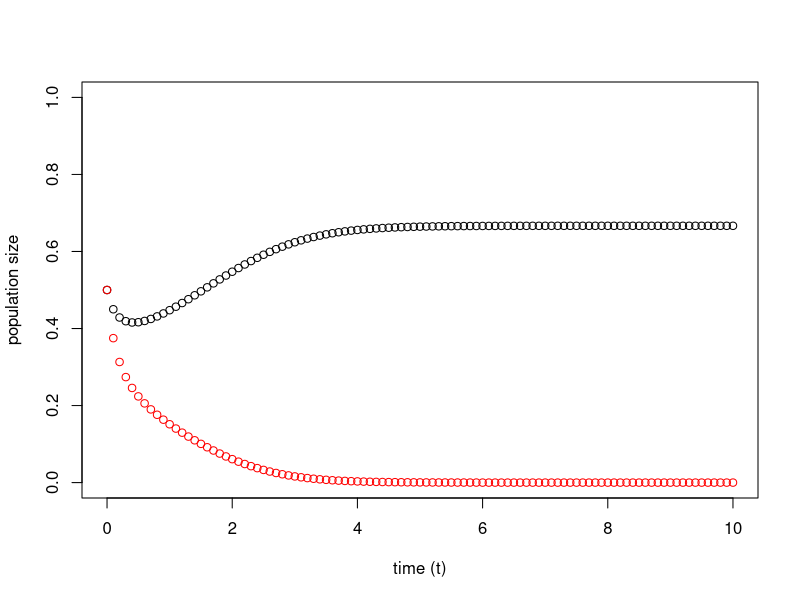
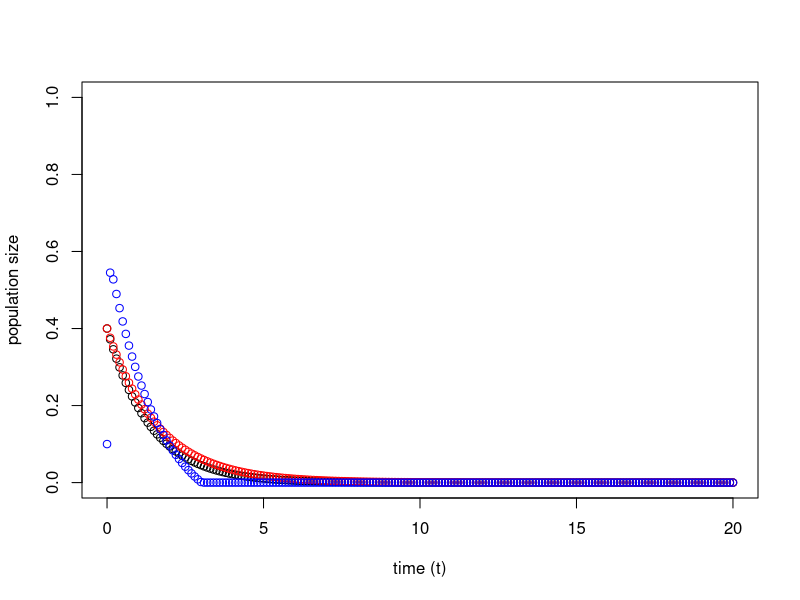

Write the R code that produced these figures, in order. (Note: this script raises an error after producing the figures.)
###2-species model###


rm(list = ls()) # clears the workspace
dev.off() # clears plots
cat("\014") # clears the console


# Define parameters (I'm taking these from the text, just under equation 2)
a1=3 #intrinsic birth rate of type 1
b1=1 #natural death rate of type 1
a2=4 #intrinsic birth rate of type 2
b2=1 #natural death rate of type 2
c=3 #the rate at which type 1 poisons type 2

dt=0.1 # step size
T=10 # time horizon of the simulation
MaxTime=T/dt # total number of time steps


# You can look at Figure 1 for initial conditions between 0 and 1
# Depending on where you start, you can follow the arrows in the figure to see which equilibrium (the points in the figure) you will end at.
# We haven't really talked about it, but unless you start at the coexistence equilibrium, you should see one species eventually die out.

# initial conditions
u1=0.5
u2=0.5


# Create two matrixes (I do not know how to do that)
# We can create just one matrix to hold the data.

#u1<-matrix(data = NA,nrow = 1, ncol = 1, byrow = FALSE, dimnames = NULL)
#u2<-matrix(data = NA,nrow = 1, ncol = 1, byrow = FALSE, dimnames = NULL)
U<-matrix(0,nrow=MaxTime+1,ncol=3)


#set up the system and storage the value of u1 and u2???
#a1*u1*(1-u1-u2)-b1*u1=0
#a2*u2*(1-u1-u2)-b2*u2-c*u1*u2=0


# Set up the initial conditions for the simulation
U[1,1]<-0 # set initial time step
U[1,2]<-u1 # sets u1
U[1,3]<-u2 # sets u2


# The main iteration
for (t in 1:MaxTime+1){
  U[t,1] <- U[t-1,1] + dt # time value
  
  U[t,2] <- U[t-1,2] + dt*( a1*U[t-1,2]*(1-U[t-1,2]-U[t-1,3]) - b1*U[t-1,2] ) # u1
  U[t,3] <- U[t-1,3] + dt*( a2*U[t-1,3]*(1-U[t-1,2]-U[t-1,3]) - b2*U[t-1,3] - c*U[t-1,2]*U[t-1,3] ) # u2
  
  # extinction thresholds
  if(U[t,2]<0.0001){U[t,2]=0}
  if(U[t,3]<0.0001){U[t,3]=0}
}
plot(U[,1],U[,2],col="black",xlab="time (t)",ylab="population size",ylim=c(0,1))
points(U[,1],U[,3],col="red")


# summary table of our analytical results and the simulation
equil_summary=matrix(0,nrow=4,ncol=2)
equil_summary[1,1]=1 - b1/a1 # u2 dies out
equil_summary[2,2]=1 - b2/a2 # u1 dies out

equil_summary[3,1]=(a2/a1)*(b1/c) - (b2/c) # coexistence, u1
equil_summary[3,2]=1 - (b1/a1) + (b2/a2) - (a2/a1)*(b1/c) # coexistence, u2

equil_summary[4,]=U[MaxTime+1,2:3] # end result of the simulation
print(equil_summary)



###3-species model###

rm(list = ls()) # clears the workspace
dev.off() # clears plots
cat("\014") # clears the console


# Define parameters (I'm taking these from the text, just under equation 2)
a1=3 #intrinsic birth rate of type 1
b1=1 #natural death rate of type 1
a2=4 #intrinsic birth rate of type 2
b2=1 #natural death rate of type 2
a3=5 #intrinsic birth rate of type 3
b3=1 #natural death rate of type 3
c1=3 #the rate at which type 1 poisons type 2
c2=3 #

dt=0.1 # step size
T=20 # time horizon of the simulation
MaxTime=T/dt # total number of time steps

# initial conditions
## make sure that 1-u1-u2-u3 >= 0
u1=0.4
u2=0.4
u3=0.1
u0=1-(u1+u2+u3)


#set the matrix
U<-matrix(0,nrow=MaxTime+1,ncol=5)
## I increased the number of columns. We have u0,u1,u2,u3, and time


# Set up the initial conditions for the simulation
## We needed to create the main data matrix before setting the initial conditions
## I moed that code up
U[1,1]<-0 # set initial time step
U[1,2]<-u1 # sets u1
U[1,3]<-u2 # sets u2
U[1,4]<-u3 # sets u3
U[1,5]<-1-u1-u2-u3 # sets u3



# The main iteration
for (t in 1:MaxTime+1){
  U[t,1] <- U[t-1,1] + dt # time value
  
  U[t,2] <- U[t-1,2] + dt*( a1*U[t-1,2]*u0-b1*U[t-1,2]) # u1
  U[t,3] <- U[t-1,3] + dt*( a2*U[t-1,3]*u0-b2*U[t-1,3] ) # u2
  
  # U[t,4] <- U[t-1,3] + dt*( a3*U[t-1,4]*u0-b3(b3-c1*U[t-1,2]-c2*U[t-1,3]))
  U[t,4] <- U[t-1,3] + dt*( a3*U[t-1,4]*u0-b3*(b3-c1*U[t-1,2]-c2*U[t-1,3]))
  U[t,5] <- 1-U[t-1,2]-U[t-1,3]-U[t-1,4]
  ## The problem was you were missing a *
  ## I added code for u0
  
  # extinction thresholds
  if(U[t,2]<0.0001){U[t,2]=0}
  if(U[t,3]<0.0001){U[t,3]=0}
  if(U[t,4]<0.0001){U[t,4]=0}
}
plot(U[,1],U[,2],col="black",xlab="time (t)",ylab="population size",ylim=c(0,1))
points(U[,1],U[,3],col="red")
points(U[,1],U[,4],col="blue")


equil_summary=matrix(0,nrow=2,ncol=3)
equil_summary[1,1]=b1/a1*(1+a3/c1)-b3/c1
equil_summary[1,2]=0
equil_summary[1,3]=1+b3/c1-b1/a1*(1+a3/c1)

equil_summary[2,]=U[MaxTime+1,2:3] # end result of the simulation
print(equil_summary)

